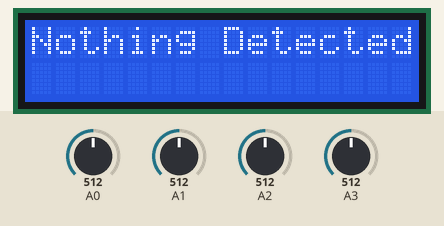
Simulated run of this sketch. Board: Arduino Uno, built with avr-gcc and run on an emulated ATmega328P. Shown: 16×2 character LCD. The test bench sets the inputs (shaded band); at power-on: A1 = 512, A2 = 512, A0 = 512, A3 = 512. The audio player accepts every command and is not drawn; what the sketch prints to the serial monitor is not drawn.

Above: at 4.7 s.
4.8 s: A1 set to 730
At 6.2 s:
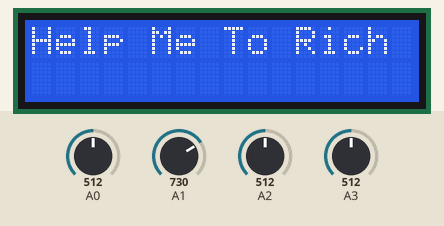
9.0 s: A2 set to 701
13.2 s: A2 set to 726
At 17.3 s:
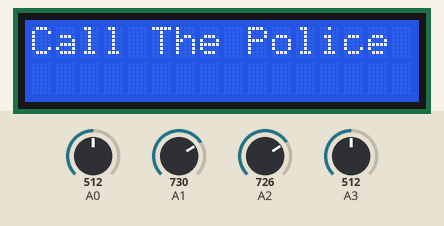
17.4 s: A0 set to 757
21.6 s: A0 set to 790
25.7 s: A0 set to 762
At 28.8 s:
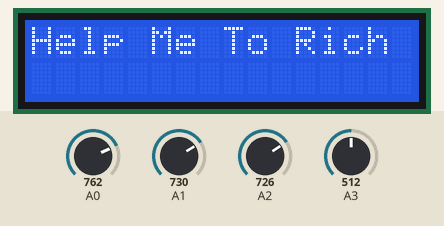
Timing chart, 0 to 30.3 s (numbered marks = the images above; inputs shaded):
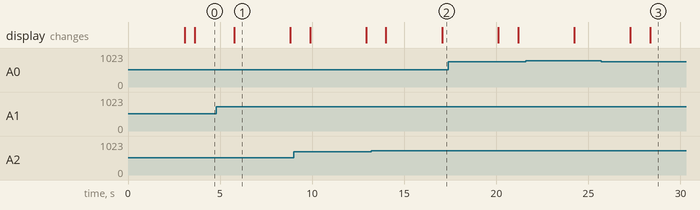

The sketch:

Code.ino
```cpp
//Prateek
//https://www.youtube.com/c/JustDoElectronics/videos

#include <LiquidCrystal_I2C.h>
#include <SoftwareSerial.h>
#include <DFRobotDFPlayerMini.h>

LiquidCrystal_I2C lcd(0x27, 16, 2);
SoftwareSerial mySoftwareSerial(2, 3);
DFRobotDFPlayerMini myDFPlayer;

void setup() {
  lcd.init();
  lcd.backlight();

  lcd.setCursor(0, 0);
  lcd.print("Sign Language");
  lcd.setCursor(0, 1);
  lcd.print("To Speech");
  delay(3000);
  lcd.clear();

  Serial.begin(9600);
  mySoftwareSerial.begin(9600);

  Serial.println("Initializing DFPlayer...");
  if (!myDFPlayer.begin(mySoftwareSerial)) {
    Serial.println("Unable to begin DFPlayer");
    while (true)
      ;
  }
  Serial.println("DFPlayer initialized");
  myDFPlayer.volume(30);

  // Set analog inputs
  pinMode(A0, INPUT);
  pinMode(A1, INPUT);
  pinMode(A2, INPUT);
  pinMode(A3, INPUT);
}

void loop() {
  // Read sensor values
  int sensor1 = analogRead(A0);
  int sensor2 = analogRead(A1);
  int sensor3 = analogRead(A2);
  int sensor4 = analogRead(A3);

  Serial.print("Sensor1: ");
  Serial.print(sensor1);
  Serial.print("\tSensor2: ");
  Serial.print(sensor2);
  Serial.print("\tSensor3: ");
  Serial.println(sensor3);
  Serial.print("\tSensor4: ");
  Serial.println(sensor4);

  if (sensor1 >= 772) {
    lcd.clear();
    lcd.setCursor(0, 0);
    lcd.print("I Am Hungry");
    myDFPlayer.play(1);
    delay(3000);
  }

  if (sensor2 >= 730) {
    lcd.clear();
    lcd.setCursor(0, 0);
    lcd.print("Help Me To Rich Home");
    myDFPlayer.play(3);
    delay(3000);
  }

  if (sensor3 >= 720) {
    lcd.clear();
    lcd.setCursor(0, 0);
    lcd.print("Call The Police");
    myDFPlayer.play(5);
    delay(3000);
  }


  if (sensor4 >= 738) {
    lcd.clear();
    lcd.setCursor(0, 0);
    lcd.print("I Need Help");
    myDFPlayer.play(7);
    delay(3000);
  }

  else {
    lcd.clear();
    lcd.setCursor(0, 0);
    lcd.print("Nothing Detected");
    delay(1000);
  }

  delay(50);
}
```

Measured:
- the behaviour switches between 719 and 720 on A2 (found by bisection; images 1 and 2)
- after the input at 4.8 s, the display: changes after 0.96 s (image 1)
- after the input at 13.2 s, the display: first differs from a run without the input after 3.9 s (image 2)
- after the input at 25.7 s, the display: first differs from a run without the input after 2.6 s (image 3)
- what the display in image 1 shows lasts 3.0 s, from 5.8 s to 8.8 s
